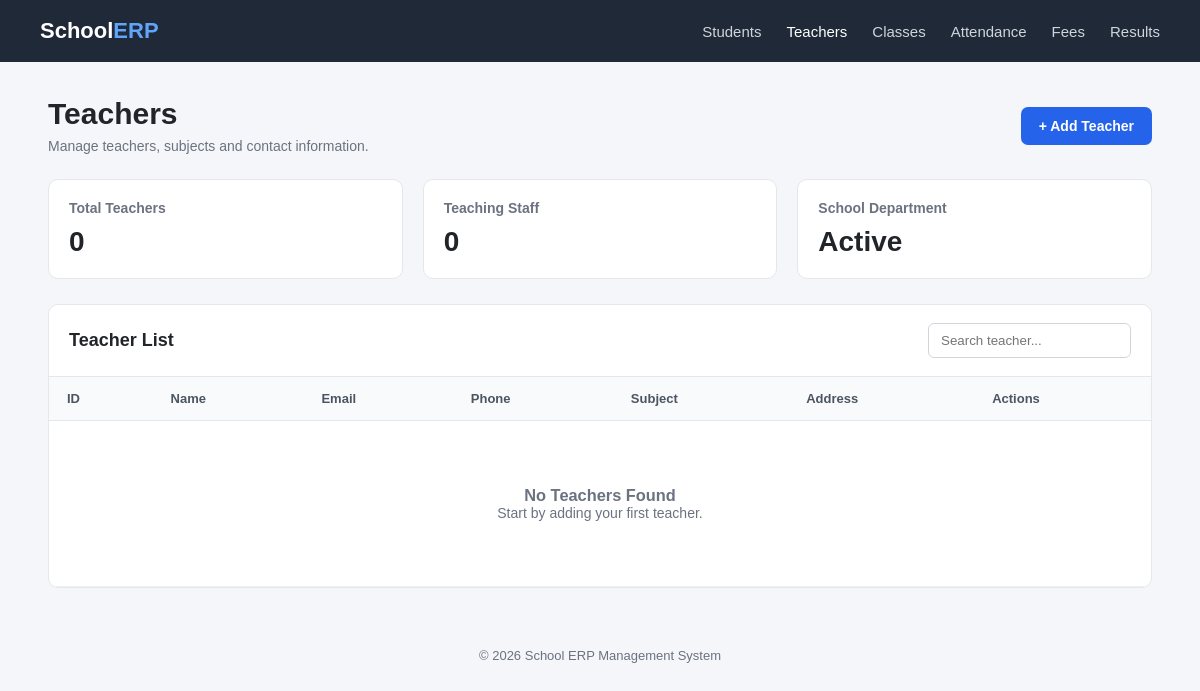
The page /teachers/teachers on the database as committed earlier.
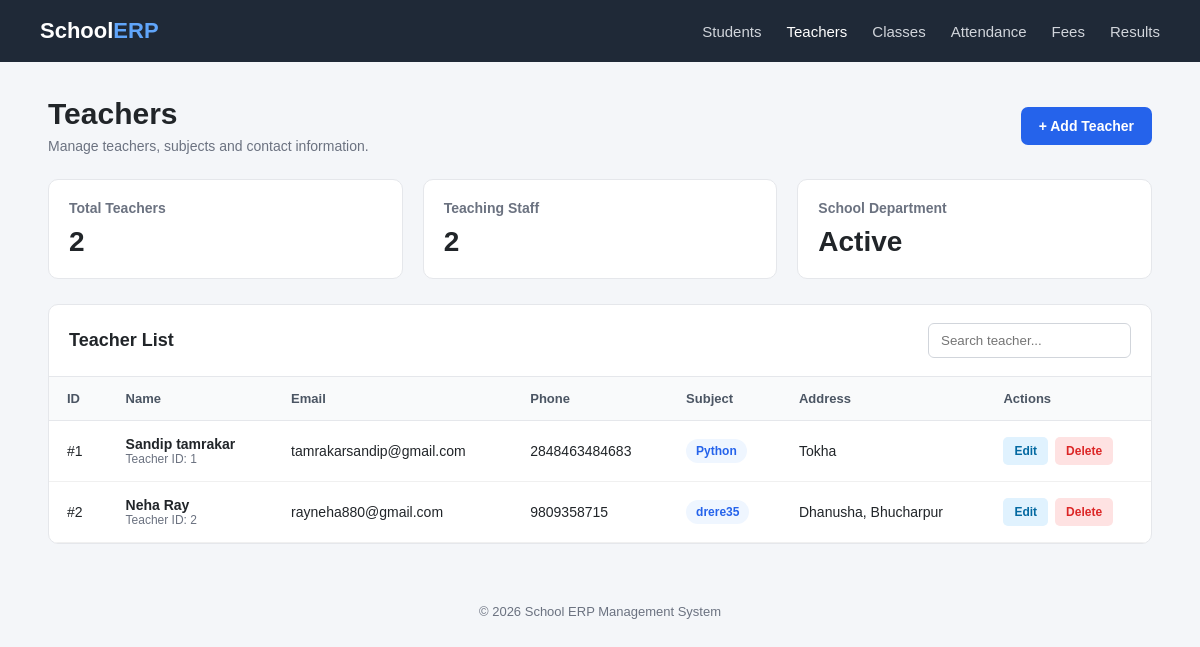
The same page on the database as committed later.
### teachers/models.py (models this page shows, shortened)
class Teacher(models.Model):
    name = models.CharField(max_length=100)
    email = models.EmailField(unique=True)
    phone = models.CharField(max_length=15)
    subject = models.CharField(max_length=100)
    address = models.TextField(max_length=50)
    qualification = models.CharField(max_length=200, blank=True)
    joining_date = models.DateField(null=True, blank=True)
    designation = models.CharField(max_length=100, default='Lecturer')

### teachers/views.py (the view)
# urls.py: path("teachers", views.teacher, name="teacher"),
def teacher(request):
    teachers = Teacher.objects.all()
    return render (request, "teachers/teacher.html", {"teachers": teachers})

### templates/teachers/teacher.html (shortened to what this page needs)
<!DOCTYPE html>
<html lang="en">
<head>
</head>
<body>
    <nav class="navbar">
        <div class="logo">
            School<span>ERP</span>
        </div>
        <div class="nav-links">
            <a href="{% url 'student' %}">
                Students
            </a>
            <a href="{% url 'teacher' %}" class="active">
                Teachers
            </a>
            <a href="#">
                Classes
            </a>
            <a href="#">
                Attendance
            </a>
            <a href="#">
                Fees
            </a>
            <a href="#">
                Results
            </a>
        </div>
    </nav>
    <div class="container">
        <div class="page-header">
            <div class="page-title">
                <h1>Teachers</h1>
                <p>
                    Manage teachers, subjects and contact information.
                </p>
            </div>
            <a href="{% url 'add_teacher' %}" class="add-btn">
                + Add Teacher
            </a>
        </div>
        <div class="summary">
            <div class="summary-card">
                <h3>Total Teachers</h3>
                <div class="number">
                    {{ teachers|length }}
                </div>
            </div>
            <div class="summary-card">
                <h3>Teaching Staff</h3>
                <div class="number">
                    {{ teachers|length }}
                </div>
            </div>
            <div class="summary-card">
                <h3>School Department</h3>
                <div class="number">
                    Active
                </div>
            </div>
        </div>
        <div class="table-card">
            <div class="table-header">
                <h2>Teacher List</h2>
                <div class="search-box">
                    <input type="text" id="search" placeholder="Search teacher..." onkeyup="searchTeacher()">
                </div>
            </div>
            <table id="teacherTable">
                <thead>
                    <tr>
                        <th>ID</th>
                        <th>Name</th>
                        <th>Email</th>
                        <th>Phone</th>
                        <th>Subject</th>
                        <th>Address</th>
                        <th>Actions</th>
                    </tr>
                </thead>
                <tbody>
                    {% for teacher in teachers %}
                    <tr>
                        <td>
                            #{{ teacher.id }}
                        </td>
                        <td>
                            <div class="teacher-name">
                                {{ teacher.name }}
                            </div>
                            <div class="teacher-id">
                                Teacher ID: {{ teacher.id }}
                            </div>
                        </td>
                        <td>
                            {{ teacher.email }}
                        </td>
                        <td>
                            {{ teacher.phone }}
                        </td>
                        <td>
                            <span class="subject">
                                {{ teacher.subject }}
                            </span>
                        </td>
                        <td>
                            {{ teacher.address }}
                        </td>
                        <td>
                            <div class="actions">
                                <a href="{% url 'modify_teacher' teacher.id %}" class="edit-btn">
                                    Edit
                                </a>
                                <a href="{% url 'del_teacher' teacher.id %}" class="delete-btn">
                                    Delete
                                </a>
                            </div>
                        </td>
                    </tr>
                    {% empty %}
                    <tr>
                        <td colspan="7">
                            <div class="empty">
                                <h3>No Teachers Found</h3>
                                <p>
                                    Start by adding your first teacher.
                                </p>
                            </div>
                        </td>
                    </tr>
                    {% endfor %}
                </tbody>
            </table>
        </div>
    </div>
    <footer>
        © 2026 School ERP Management System
    </footer>
</body>
</html>

### templates/teachers/teacher.html (style rules this page uses)
* { box-sizing: border-box; margin: 0; padding: 0; }
body { font-family: Arial, Helvetica, sans-serif; background: #f4f6f9; color: #212529; }
.navbar { background: #1f2937; color: white; padding: 18px 40px; display: flex; justify-content: space-between; align-items: center; }
.logo { font-size: 22px; font-weight: bold; }
.logo span { color: #60a5fa; }
.nav-links { display: flex; gap: 25px; }
.nav-links a { color: #d1d5db; text-decoration: none; font-size: 15px; }
.nav-links a:hover, .nav-links .active { color: white; }
.container { width: 92%; max-width: 1400px; margin: 35px auto; }
.page-header { display: flex; justify-content: space-between; align-items: center; margin-bottom: 25px; }
.page-title h1 { font-size: 30px; margin-bottom: 7px; }
.page-title p { color: #6b7280; font-size: 14px; }
.add-btn { background: #2563eb; color: white; text-decoration: none; padding: 11px 18px; border-radius: 7px; font-size: 14px; font-weight: bold; }
.summary { display: grid; grid-template-columns: repeat(3, 1fr); gap: 20px; margin-bottom: 25px; }
.summary-card { background: white; padding: 20px; border-radius: 10px; border: 1px solid #e5e7eb; }
.summary-card h3 { font-size: 14px; color: #6b7280; margin-bottom: 10px; }
.summary-card .number { font-size: 28px; font-weight: bold; }
.table-card { background: white; border-radius: 10px; border: 1px solid #e5e7eb; overflow: hidden; }
.table-header { padding: 18px 20px; border-bottom: 1px solid #e5e7eb; display: flex; justify-content: space-between; align-items: center; }
.table-header h2 { font-size: 18px; }
.search-box input { padding: 9px 12px; border: 1px solid #d1d5db; border-radius: 6px; outline: none; }
table { width: 100%; border-collapse: collapse; }
th { background: #f9fafb; color: #4b5563; font-size: 13px; text-align: left; padding: 14px 18px; border-bottom: 1px solid #e5e7eb; }
td { padding: 15px 18px; border-bottom: 1px solid #f0f0f0; font-size: 14px; }
.teacher-name { font-weight: bold; }
.teacher-id { color: #6b7280; font-size: 12px; }
.subject { display: inline-block; padding: 5px 10px; background: #eff6ff; color: #2563eb; border-radius: 20px; font-size: 12px; font-weight: bold; }
.actions { display: flex; gap: 7px; }
.edit-btn, .delete-btn { text-decoration: none; padding: 7px 11px; border-radius: 5px; font-size: 12px; font-weight: bold; }
.edit-btn { background: #e0f2fe; color: #0369a1; }
.delete-btn { background: #fee2e2; color: #dc2626; }
footer { text-align: center; padding: 25px; color: #6b7280; font-size: 13px; }

Rows that differ between the two databases and show on the page:
added Teacher: id "1", name "Sandip tamrakar", email "tamrakarsandip@gmail.com", phone "2848463484683", subject "Python", address "Tokha"
added Teacher: id "2", name "Neha Ray", email "rayneha880@gmail.com", phone "9809358715", subject "drere35", address "Dhanusha, Bhucharpur"
Other text that changed with them:
{{ teachers|length }}: "0" → "2"
text no longer shown: "No Teachers Found Start by adding your first teacher."
